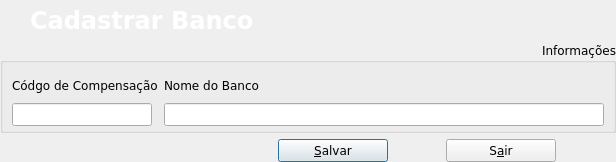
<?xml version="1.0" encoding="UTF-8"?>
<ui version="4.0">
 <class>BankRegister</class>
 <widget class="QDialog" name="BankRegister">
  <property name="windowModality">
   <enum>Qt::ApplicationModal</enum>
  </property>
  <property name="geometry">
   <rect>
    <x>0</x>
    <y>0</y>
    <width>616</width>
    <height>162</height>
   </rect>
  </property>
  <property name="maximumSize">
   <size>
    <width>800</width>
    <height>600</height>
   </size>
  </property>
  <property name="windowTitle">
   <string>Cadastrar Banco</string>
  </property>
  <layout class="QGridLayout" name="gridLayout_2">
   <property name="margin">
    <number>0</number>
   </property>
   <property name="spacing">
    <number>0</number>
   </property>
   <item row="0" column="0">
    <widget class="QFrame" name="topmenu">
     <property name="minimumSize">
      <size>
       <width>0</width>
       <height>42</height>
      </size>
     </property>
     <property name="maximumSize">
      <size>
       <width>16777215</width>
       <height>42</height>
      </size>
     </property>
     <property name="styleSheet">
      <string notr="true">background-image: url(:/png/topright.jpg);</string>
     </property>
     <property name="frameShape">
      <enum>QFrame::NoFrame</enum>
     </property>
     <property name="frameShadow">
      <enum>QFrame::Plain</enum>
     </property>
     <widget class="QLabel" name="labelStatus">
      <property name="enabled">
       <bool>false</bool>
      </property>
      <property name="geometry">
       <rect>
        <x>30</x>
        <y>1</y>
        <width>491</width>
        <height>39</height>
       </rect>
      </property>
      <property name="palette">
       <palette>
        <active>
         <colorrole role="WindowText">
          <brush brushstyle="SolidPattern">
           <color alpha="255">
            <red>255</red>
            <green>255</green>
            <blue>255</blue>
           </color>
          </brush>
         </colorrole>
         <colorrole role="Button">
          <brush brushstyle="SolidPattern">
           <color alpha="255">
            <red>0</red>
            <green>0</green>
            <blue>0</blue>
           </color>
          </brush>
         </colorrole>
         <colorrole role="Text">
          <brush brushstyle="SolidPattern">
           <color alpha="255">
            <red>255</red>
            <green>255</green>
            <blue>255</blue>
           </color>
          </brush>
         </colorrole>
         <colorrole role="ButtonText">
          <brush brushstyle="SolidPattern">
           <color alpha="255">
            <red>255</red>
            <green>255</green>
            <blue>255</blue>
           </color>
          </brush>
         </colorrole>
         <colorrole role="Base">
          <brush brushstyle="SolidPattern">
           <color alpha="255">
            <red>0</red>
            <green>0</green>
            <blue>0</blue>
           </color>
          </brush>
         </colorrole>
         <colorrole role="Window">
          <brush brushstyle="SolidPattern">
           <color alpha="255">
            <red>0</red>
            <green>0</green>
            <blue>0</blue>
           </color>
          </brush>
         </colorrole>
        </active>
        <inactive>
         <colorrole role="WindowText">
          <brush brushstyle="SolidPattern">
           <color alpha="255">
            <red>255</red>
            <green>255</green>
            <blue>255</blue>
           </color>
          </brush>
         </colorrole>
         <colorrole role="Button">
          <brush brushstyle="SolidPattern">
           <color alpha="255">
            <red>0</red>
            <green>0</green>
            <blue>0</blue>
           </color>
          </brush>
         </colorrole>
         <colorrole role="Text">
          <brush brushstyle="SolidPattern">
           <color alpha="255">
            <red>255</red>
            <green>255</green>
            <blue>255</blue>
           </color>
          </brush>
         </colorrole>
         <colorrole role="ButtonText">
          <brush brushstyle="SolidPattern">
           <color alpha="255">
            <red>255</red>
            <green>255</green>
            <blue>255</blue>
           </color>
          </brush>
         </colorrole>
         <colorrole role="Base">
          <brush brushstyle="SolidPattern">
           <color alpha="255">
            <red>0</red>
            <green>0</green>
            <blue>0</blue>
           </color>
          </brush>
         </colorrole>
         <colorrole role="Window">
          <brush brushstyle="SolidPattern">
           <color alpha="255">
            <red>0</red>
            <green>0</green>
            <blue>0</blue>
           </color>
          </brush>
         </colorrole>
        </inactive>
        <disabled>
         <colorrole role="WindowText">
          <brush brushstyle="SolidPattern">
           <color alpha="255">
            <red>255</red>
            <green>255</green>
            <blue>255</blue>
           </color>
          </brush>
         </colorrole>
         <colorrole role="Button">
          <brush brushstyle="SolidPattern">
           <color alpha="255">
            <red>0</red>
            <green>0</green>
            <blue>0</blue>
           </color>
          </brush>
         </colorrole>
         <colorrole role="Text">
          <brush brushstyle="SolidPattern">
           <color alpha="255">
            <red>255</red>
            <green>255</green>
            <blue>255</blue>
           </color>
          </brush>
         </colorrole>
         <colorrole role="ButtonText">
          <brush brushstyle="SolidPattern">
           <color alpha="255">
            <red>255</red>
            <green>255</green>
            <blue>255</blue>
           </color>
          </brush>
         </colorrole>
         <colorrole role="Base">
          <brush brushstyle="SolidPattern">
           <color alpha="255">
            <red>0</red>
            <green>0</green>
            <blue>0</blue>
           </color>
          </brush>
         </colorrole>
         <colorrole role="Window">
          <brush brushstyle="SolidPattern">
           <color alpha="255">
            <red>0</red>
            <green>0</green>
            <blue>0</blue>
           </color>
          </brush>
         </colorrole>
        </disabled>
       </palette>
      </property>
      <property name="font">
       <font>
        <family>Verdana</family>
        <pointsize>18</pointsize>
        <weight>75</weight>
        <bold>true</bold>
       </font>
      </property>
      <property name="styleSheet">
       <string/>
      </property>
      <property name="frameShape">
       <enum>QFrame::NoFrame</enum>
      </property>
      <property name="frameShadow">
       <enum>QFrame::Plain</enum>
      </property>
      <property name="lineWidth">
       <number>1</number>
      </property>
      <property name="text">
       <string>Cadastrar Banco</string>
      </property>
      <property name="textFormat">
       <enum>Qt::AutoText</enum>
      </property>
      <property name="alignment">
       <set>Qt::AlignLeading|Qt::AlignLeft|Qt::AlignVCenter</set>
      </property>
      <property name="wordWrap">
       <bool>false</bool>
      </property>
      <property name="textInteractionFlags">
       <set>Qt::NoTextInteraction</set>
      </property>
     </widget>
    </widget>
   </item>
   <item row="3" column="0">
    <layout class="QHBoxLayout" name="horizontalLayout_2">
     <property name="leftMargin">
      <number>220</number>
     </property>
     <property name="topMargin">
      <number>6</number>
     </property>
     <item>
      <widget class="QPushButton" name="btnSave">
       <property name="minimumSize">
        <size>
         <width>110</width>
         <height>0</height>
        </size>
       </property>
       <property name="maximumSize">
        <size>
         <width>110</width>
         <height>16777215</height>
        </size>
       </property>
       <property name="font">
        <font>
         <family>Verdana</family>
        </font>
       </property>
       <property name="text">
        <string>&amp;Salvar</string>
       </property>
       <property name="icon">
        <iconset resource="../../../icons/resources.qrc">
         <normaloff>:/png/add-icon.png</normaloff>:/png/add-icon.png</iconset>
       </property>
       <property name="iconSize">
        <size>
         <width>24</width>
         <height>24</height>
        </size>
       </property>
      </widget>
     </item>
     <item>
      <widget class="QPushButton" name="btnExit">
       <property name="minimumSize">
        <size>
         <width>110</width>
         <height>0</height>
        </size>
       </property>
       <property name="maximumSize">
        <size>
         <width>110</width>
         <height>16777215</height>
        </size>
       </property>
       <property name="font">
        <font>
         <family>Verdana</family>
        </font>
       </property>
       <property name="text">
        <string>S&amp;air</string>
       </property>
       <property name="icon">
        <iconset resource="../../../icons/resources.qrc">
         <normaloff>:/png/shutdown-icon.png</normaloff>:/png/shutdown-icon.png</iconset>
       </property>
       <property name="iconSize">
        <size>
         <width>24</width>
         <height>24</height>
        </size>
       </property>
      </widget>
     </item>
    </layout>
   </item>
   <item row="1" column="0">
    <widget class="QGroupBox" name="groupBox">
     <property name="minimumSize">
      <size>
       <width>0</width>
       <height>60</height>
      </size>
     </property>
     <property name="maximumSize">
      <size>
       <width>16777215</width>
       <height>16777215</height>
      </size>
     </property>
     <property name="font">
      <font>
       <family>Verdana</family>
       <pointsize>9</pointsize>
      </font>
     </property>
     <property name="title">
      <string>Informações</string>
     </property>
     <property name="alignment">
      <set>Qt::AlignRight|Qt::AlignTop|Qt::AlignTrailing</set>
     </property>
     <layout class="QGridLayout" name="gridLayout">
      <property name="topMargin">
       <number>4</number>
      </property>
      <property name="bottomMargin">
       <number>4</number>
      </property>
      <item row="0" column="0">
       <layout class="QVBoxLayout" name="verticalLayout">
        <property name="spacing">
         <number>0</number>
        </property>
        <item>
         <widget class="QLabel" name="label_3">
          <property name="text">
           <string>Códgo de Compensação</string>
          </property>
          <property name="alignment">
           <set>Qt::AlignLeading|Qt::AlignLeft|Qt::AlignVCenter</set>
          </property>
         </widget>
        </item>
        <item>
         <widget class="DSMLineEditEnter" name="lineEditCode">
          <property name="maximumSize">
           <size>
            <width>140</width>
            <height>16777215</height>
           </size>
          </property>
         </widget>
        </item>
       </layout>
      </item>
      <item row="0" column="1">
       <layout class="QVBoxLayout" name="verticalLayout_2">
        <property name="spacing">
         <number>0</number>
        </property>
        <item>
         <widget class="QLabel" name="label">
          <property name="text">
           <string>Nome do Banco</string>
          </property>
          <property name="alignment">
           <set>Qt::AlignLeading|Qt::AlignLeft|Qt::AlignVCenter</set>
          </property>
         </widget>
        </item>
        <item>
         <widget class="DSMLineEditEnter" name="lineEditDescription">
          <property name="maxLength">
           <number>80</number>
          </property>
         </widget>
        </item>
       </layout>
      </item>
     </layout>
    </widget>
   </item>
  </layout>
 </widget>
 <customwidgets>
  <customwidget>
   <class>DSMLineEditEnter</class>
   <extends>QLineEdit</extends>
   <header location="global">dsmlineeditenter.h</header>
  </customwidget>
 </customwidgets>
 <tabstops>
  <tabstop>lineEditCode</tabstop>
  <tabstop>lineEditDescription</tabstop>
  <tabstop>btnSave</tabstop>
  <tabstop>btnExit</tabstop>
 </tabstops>
 <resources>
  <include location="../../../icons/resources.qrc"/>
  <include location="../../../icons/resources.qrc"/>
  <include location="../../../icons/resources.qrc"/>
  <include location="../../../icons/resources.qrc"/>
  <include location="../../../icons/resources.qrc"/>
  <include location="../../../icons/resources.qrc"/>
  <include location="../../../icons/resources.qrc"/>
  <include location="../../../icons/resources.qrc"/>
  <include location="../../../icons/resources.qrc"/>
  <include location="../../../icons/resources.qrc"/>
  <include location="../../../icons/resources.qrc"/>
  <include location="../../../icons/resources.qrc"/>
  <include location="../../../icons/resources.qrc"/>
  <include location="../../../icons/resources.qrc"/>
  <include location="../../../icons/resources.qrc"/>
  <include location="../../../icons/resources.qrc"/>
  <include location="../../../icons/resources.qrc"/>
  <include location="../../../icons/resources.qrc"/>
 </resources>
 <connections/>
</ui>
